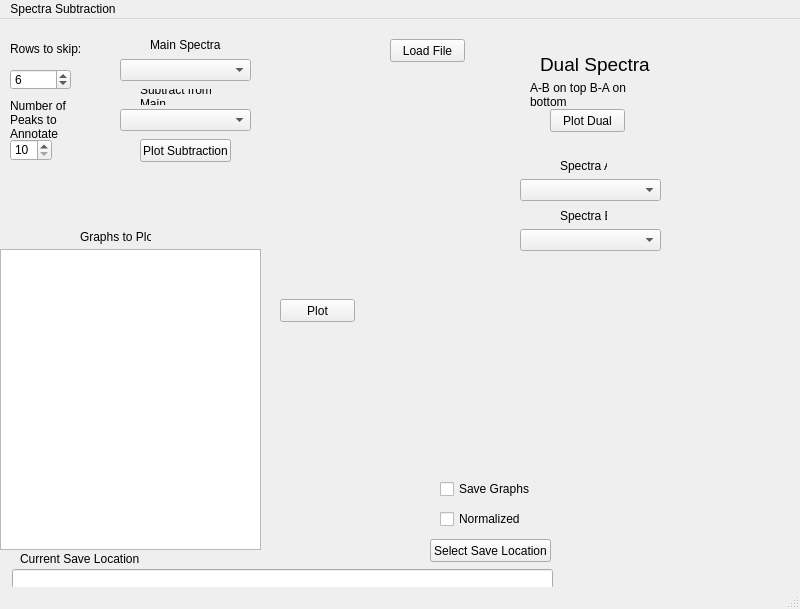
<?xml version="1.0" encoding="UTF-8"?>
<ui version="4.0">
 <class>MainWindow</class>
 <widget class="QMainWindow" name="MainWindow">
  <property name="enabled">
   <bool>true</bool>
  </property>
  <property name="geometry">
   <rect>
    <x>0</x>
    <y>0</y>
    <width>800</width>
    <height>609</height>
   </rect>
  </property>
  <property name="windowTitle">
   <string>Spectra Subtraction</string>
  </property>
  <property name="iconSize">
   <size>
    <width>32</width>
    <height>60</height>
   </size>
  </property>
  <widget class="QWidget" name="centralwidget">
   <widget class="QSpinBox" name="rowSkipSpinBox">
    <property name="geometry">
     <rect>
      <x>10</x>
      <y>50</y>
      <width>61</width>
      <height>21</height>
     </rect>
    </property>
    <property name="wrapping">
     <bool>true</bool>
    </property>
    <property name="specialValueText">
     <string>6</string>
    </property>
    <property name="suffix">
     <string/>
    </property>
    <property name="prefix">
     <string/>
    </property>
   </widget>
   <widget class="QLabel" name="rowLabel">
    <property name="geometry">
     <rect>
      <x>10</x>
      <y>20</y>
      <width>91</width>
      <height>20</height>
     </rect>
    </property>
    <property name="text">
     <string>Rows to skip:</string>
    </property>
    <property name="wordWrap">
     <bool>true</bool>
    </property>
    <property name="buddy">
     <cstring>rowSkipSpinBox</cstring>
    </property>
   </widget>
   <widget class="QLabel" name="mainSpectraLabel">
    <property name="geometry">
     <rect>
      <x>150</x>
      <y>10</y>
      <width>71</width>
      <height>31</height>
     </rect>
    </property>
    <property name="text">
     <string>Main Spectra</string>
    </property>
    <property name="scaledContents">
     <bool>false</bool>
    </property>
    <property name="wordWrap">
     <bool>true</bool>
    </property>
    <property name="buddy">
     <cstring>mainSpectraBox</cstring>
    </property>
   </widget>
   <widget class="QPushButton" name="loadfileButton">
    <property name="geometry">
     <rect>
      <x>390</x>
      <y>20</y>
      <width>75</width>
      <height>23</height>
     </rect>
    </property>
    <property name="text">
     <string>Load File</string>
    </property>
    <property name="checkable">
     <bool>false</bool>
    </property>
   </widget>
   <widget class="QComboBox" name="mainSpectraBox">
    <property name="geometry">
     <rect>
      <x>120</x>
      <y>40</y>
      <width>131</width>
      <height>22</height>
     </rect>
    </property>
    <property name="editable">
     <bool>false</bool>
    </property>
   </widget>
   <widget class="QLabel" name="graphLabel">
    <property name="geometry">
     <rect>
      <x>80</x>
      <y>210</y>
      <width>71</width>
      <height>16</height>
     </rect>
    </property>
    <property name="text">
     <string>Graphs to Plot</string>
    </property>
    <property name="buddy">
     <cstring>graphsWidget</cstring>
    </property>
   </widget>
   <widget class="QListWidget" name="graphsWidget">
    <property name="geometry">
     <rect>
      <x>0</x>
      <y>230</y>
      <width>261</width>
      <height>301</height>
     </rect>
    </property>
    <property name="alternatingRowColors">
     <bool>true</bool>
    </property>
    <property name="selectionMode">
     <enum>QAbstractItemView::MultiSelection</enum>
    </property>
   </widget>
   <widget class="QComboBox" name="subtractBox">
    <property name="geometry">
     <rect>
      <x>120</x>
      <y>90</y>
      <width>131</width>
      <height>22</height>
     </rect>
    </property>
   </widget>
   <widget class="QLabel" name="subtractLabel">
    <property name="geometry">
     <rect>
      <x>140</x>
      <y>70</y>
      <width>101</width>
      <height>16</height>
     </rect>
    </property>
    <property name="text">
     <string>Subtract from Main</string>
    </property>
    <property name="wordWrap">
     <bool>true</bool>
    </property>
    <property name="buddy">
     <cstring>subtractBox</cstring>
    </property>
   </widget>
   <widget class="QPushButton" name="plotSubtractionButton">
    <property name="geometry">
     <rect>
      <x>140</x>
      <y>120</y>
      <width>91</width>
      <height>23</height>
     </rect>
    </property>
    <property name="text">
     <string>Plot Subtraction</string>
    </property>
   </widget>
   <widget class="QPushButton" name="selectFolderButton">
    <property name="geometry">
     <rect>
      <x>430</x>
      <y>520</y>
      <width>121</width>
      <height>23</height>
     </rect>
    </property>
    <property name="text">
     <string>Select Save Location</string>
    </property>
   </widget>
   <widget class="QLineEdit" name="saveLocationLineEdit">
    <property name="geometry">
     <rect>
      <x>12</x>
      <y>550</y>
      <width>541</width>
      <height>20</height>
     </rect>
    </property>
   </widget>
   <widget class="QLabel" name="saveLocationLabel">
    <property name="geometry">
     <rect>
      <x>20</x>
      <y>530</y>
      <width>461</width>
      <height>20</height>
     </rect>
    </property>
    <property name="text">
     <string>Current Save Location</string>
    </property>
    <property name="buddy">
     <cstring>saveLocationLineEdit</cstring>
    </property>
   </widget>
   <widget class="QCheckBox" name="toggleNormalization">
    <property name="geometry">
     <rect>
      <x>440</x>
      <y>490</y>
      <width>81</width>
      <height>20</height>
     </rect>
    </property>
    <property name="text">
     <string>Normalized</string>
    </property>
   </widget>
   <widget class="QCheckBox" name="saveGraphBox">
    <property name="geometry">
     <rect>
      <x>440</x>
      <y>460</y>
      <width>91</width>
      <height>20</height>
     </rect>
    </property>
    <property name="text">
     <string>Save Graphs</string>
    </property>
   </widget>
   <widget class="QSpinBox" name="peaksAnnotate">
    <property name="geometry">
     <rect>
      <x>10</x>
      <y>120</y>
      <width>42</width>
      <height>22</height>
     </rect>
    </property>
    <property name="specialValueText">
     <string>10</string>
    </property>
   </widget>
   <widget class="QLabel" name="label">
    <property name="geometry">
     <rect>
      <x>10</x>
      <y>80</y>
      <width>91</width>
      <height>41</height>
     </rect>
    </property>
    <property name="text">
     <string>Number of Peaks to Annotate</string>
    </property>
    <property name="wordWrap">
     <bool>true</bool>
    </property>
    <property name="buddy">
     <cstring>peaksAnnotate</cstring>
    </property>
   </widget>
   <widget class="QPushButton" name="plotGraphs">
    <property name="geometry">
     <rect>
      <x>280</x>
      <y>280</y>
      <width>75</width>
      <height>23</height>
     </rect>
    </property>
    <property name="text">
     <string>Plot</string>
    </property>
   </widget>
   <widget class="QPushButton" name="plotDualButton">
    <property name="geometry">
     <rect>
      <x>550</x>
      <y>90</y>
      <width>75</width>
      <height>23</height>
     </rect>
    </property>
    <property name="text">
     <string>Plot Dual</string>
    </property>
   </widget>
   <widget class="QLabel" name="label_2">
    <property name="geometry">
     <rect>
      <x>540</x>
      <y>20</y>
      <width>111</width>
      <height>51</height>
     </rect>
    </property>
    <property name="text">
     <string>&lt;html&gt;&lt;head/&gt;&lt;body&gt;&lt;p&gt;&lt;span style=&quot; font-size:14pt;&quot;&gt;Dual Spectra&lt;/span&gt;&lt;/p&gt;&lt;/body&gt;&lt;/html&gt;</string>
    </property>
    <property name="scaledContents">
     <bool>false</bool>
    </property>
   </widget>
   <widget class="QLabel" name="label_3">
    <property name="geometry">
     <rect>
      <x>530</x>
      <y>60</y>
      <width>131</width>
      <height>31</height>
     </rect>
    </property>
    <property name="text">
     <string>A-B on top B-A on bottom</string>
    </property>
    <property name="wordWrap">
     <bool>true</bool>
    </property>
   </widget>
   <widget class="QLabel" name="label_4">
    <property name="geometry">
     <rect>
      <x>560</x>
      <y>140</y>
      <width>47</width>
      <height>14</height>
     </rect>
    </property>
    <property name="text">
     <string>Spectra A</string>
    </property>
    <property name="buddy">
     <cstring>spectraABox</cstring>
    </property>
   </widget>
   <widget class="QComboBox" name="spectraABox">
    <property name="geometry">
     <rect>
      <x>520</x>
      <y>160</y>
      <width>141</width>
      <height>22</height>
     </rect>
    </property>
   </widget>
   <widget class="QComboBox" name="spectraBBox">
    <property name="geometry">
     <rect>
      <x>520</x>
      <y>210</y>
      <width>141</width>
      <height>22</height>
     </rect>
    </property>
   </widget>
   <widget class="QLabel" name="label_5">
    <property name="geometry">
     <rect>
      <x>560</x>
      <y>190</y>
      <width>47</width>
      <height>14</height>
     </rect>
    </property>
    <property name="text">
     <string>Spectra B</string>
    </property>
   </widget>
  </widget>
  <widget class="QMenuBar" name="menubar">
   <property name="geometry">
    <rect>
     <x>0</x>
     <y>0</y>
     <width>800</width>
     <height>22</height>
    </rect>
   </property>
   <widget class="QMenu" name="menuSpectra_Subtraction">
    <property name="title">
     <string>Spectra Subtraction</string>
    </property>
   </widget>
   <addaction name="menuSpectra_Subtraction"/>
  </widget>
  <widget class="QStatusBar" name="statusbar"/>
  <action name="actionSave_to">
   <property name="text">
    <string>Save to ...</string>
   </property>
  </action>
 </widget>
 <resources/>
 <connections/>
</ui>
